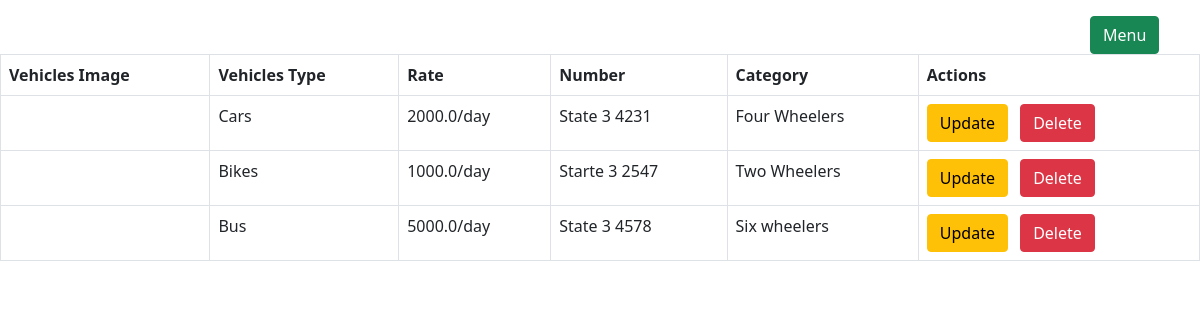
The page /showvehicles/ (signed in) on the database its author committed.
### vada_app/models.py (models this page shows, shortened)
class Vehicles(models.Model):
    vehicles_type=models.CharField(max_length=50)
    vehicles_rate=models.FloatField()
    vehicles_image=models.FileField(upload_to='static/uploads',null=True)
    vehicles_no=models.CharField(max_length=100,unique=True)
    category=models.ForeignKey(Category,on_delete=models.CASCADE)

class Category(models.Model):
    category_name=models.CharField(max_length=100,unique=True)

### accounts/auth.py (the view)
    def wrapper_function(request,*args,**kwargs):
        if(request.user.is_staff):
            return view_function(request,*args,**kwargs)
        else:
            return redirect("/")

### accounts/auth.py (called while the page is built)
def admin_only(view_function):
    def wrapper_function(request,*args,**kwargs):
        if(request.user.is_staff):
            return view_function(request,*args,**kwargs)
        else:
            return redirect("/")
    return wrapper_function

### vada_app/views.py (called while the page is built)
@login_required
@admin_only
def showvehicles(request):
    vehicle=Vehicles.objects.all()
    context={
        'vehicle':vehicle
    }
    return render(request,"showvehicles.html",context)

### vada_app/templates/showvehicles.html (shortened to what this page needs)
{% extends "adminlayout.html"%}
{% load crispy_forms_tags%}
{% block main_content%}
<table class="table table-bordered">
    <tr>
        <th>Vehicles Image</th>
        <th>Vehicles Type</th>
        <th>Rate</th>
        <th>Number</th>
        <th>Category</th>
        <th>Actions</th>
    </tr>
    {% for v in vehicle %}
        <tr >
            <td><img src=/{{v.vehicles_image}} alt="" height="200"></td>
            <td>{{v.vehicles_type}}</td>
            <td>{{v.vehicles_rate}}/day</td>
            <td>{{v.vehicles_no}}</td>
            <td>{{v.category.category_name}}</td>
            <td>
                <a  class="btn btn-warning text-decoration-none" href="/updatevehicles/{{v.id}}">Update</a>
                <a class=" ms-2 btn btn-danger text-decoration-none " href="/deletevehicles/{{v.id}}" >Delete</a>
            </td>
        </tr>
    {% endfor%}
</table>
{% endblock %}

### templates/adminlayout.html (shortened to what this page needs)
{% load static%}
<!DOCTYPE html>
<html lang="en">
<head>
  <link href="https://cdn.jsdelivr.net/npm/bootstrap@5.1.3/dist/css/bootstrap.min.css" rel="stylesheet"
>
</head>
<body>
   <div class="container-fluid">
    <div class="d-flex justify-content-end">
      <div class="col-md-1 mt-3">
        <button class="btn btn-success" data-bs-toggle="offcanvas" data-bs-target="#offcanvasRight"
          aria-controls="offcanvasRight">
          Menu
        </button>
      </div>
    </div>
  </div>
{%block main_content%}
{%endblock%}
</body>
</html>

### rows shown on the page
Vehicles: vehicles_type "Cars", vehicles_rate "2000.0", vehicles_no "State 3 4231", category.category_name "Four Wheelers"
Vehicles: vehicles_type "Bikes", vehicles_rate "1000.0", vehicles_no "Starte 3 2547", category.category_name "Two Wheelers"
Vehicles: vehicles_type "Bus", vehicles_rate "5000.0", vehicles_no "State 3 4578", category.category_name "Six wheelers"
